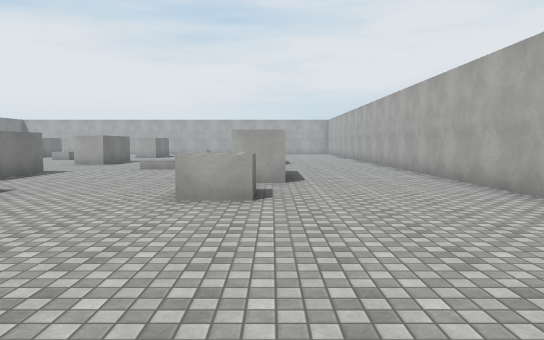
view 1 (above)

21 first-person views from a walk through a scene from a Unity 3-D project. The camera is 1.5 m above the floor, tilts 4° down and sees 70° across. The floor is counted in squares, 2 m on a side. Each view is taken from the middle of a square. On the plan, view 1 faces up. The plan holds only what a view shows up to about 12 squares ahead; the rest is blank. Surface patterns are stand-ins for the level's own textures.

view 2
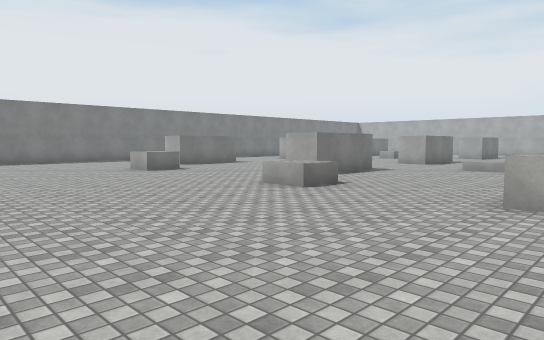

view 3
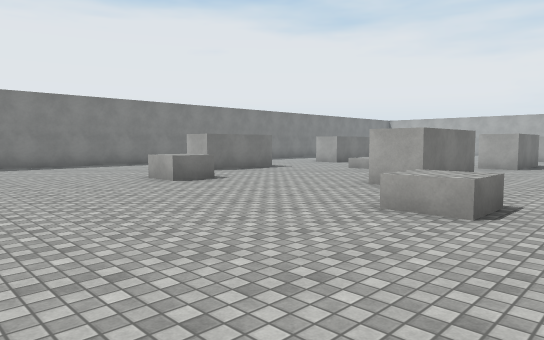

view 4
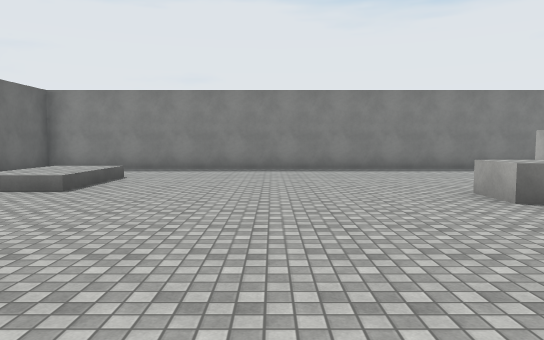

view 5
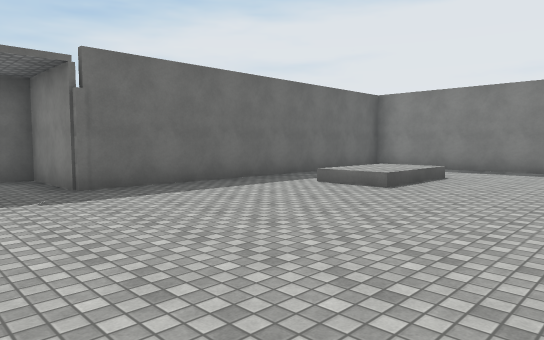

view 6
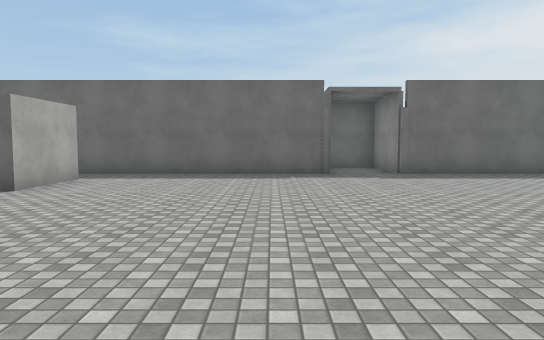

view 7
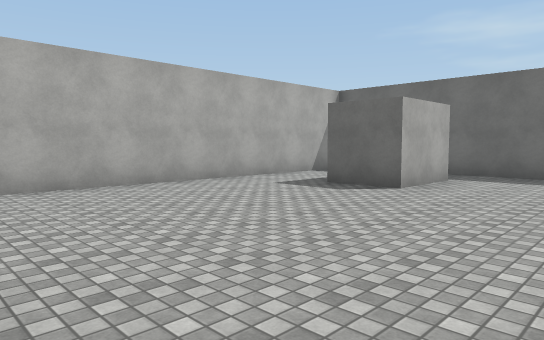

view 8
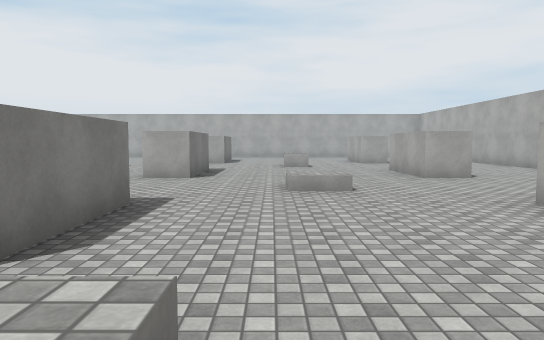

view 9
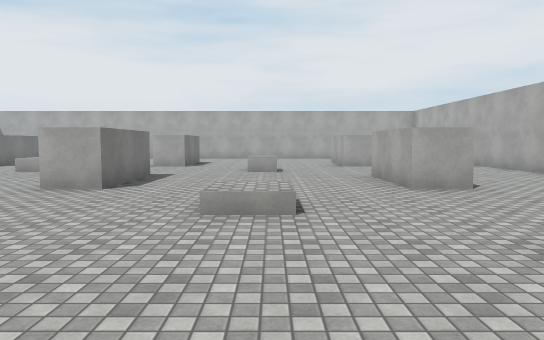

view 10
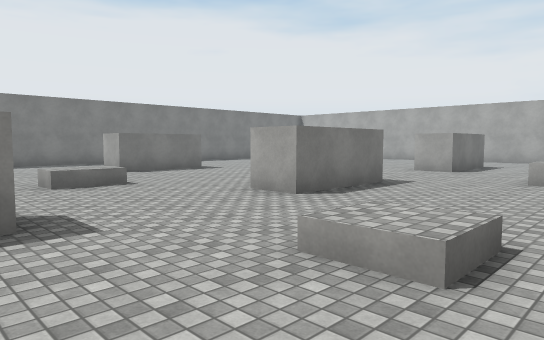

view 11
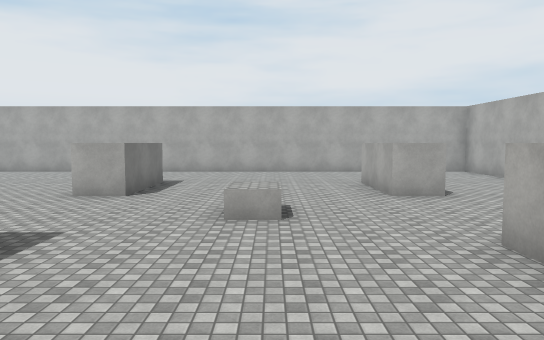

view 12
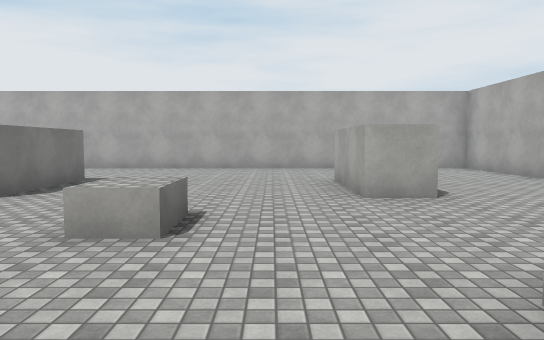

view 13
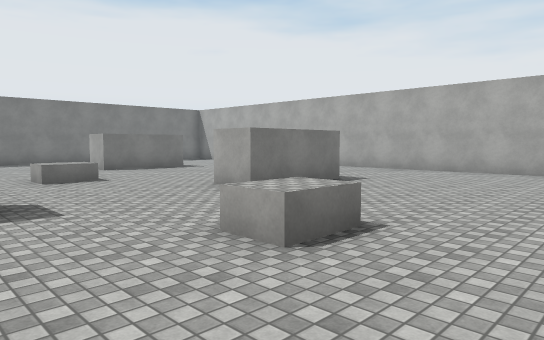

view 14
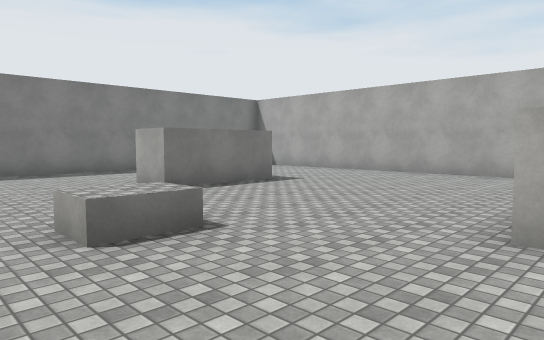

view 15
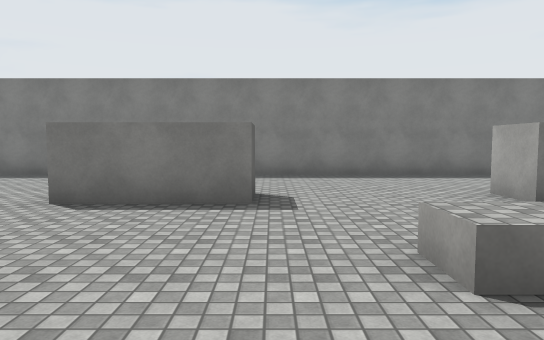

view 16
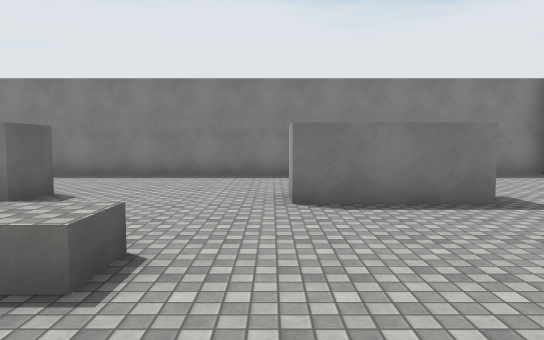

view 17
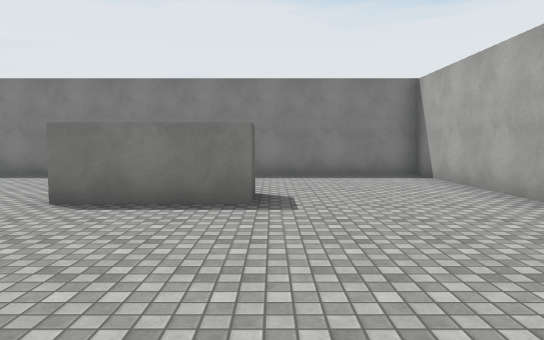

view 18
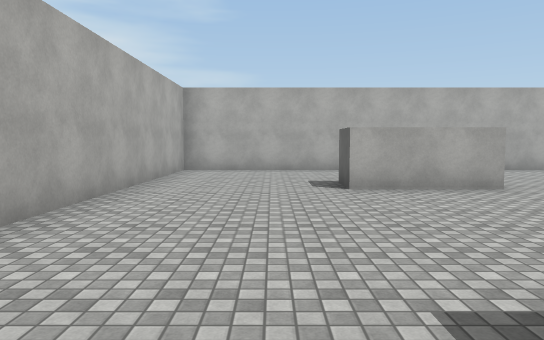

view 19
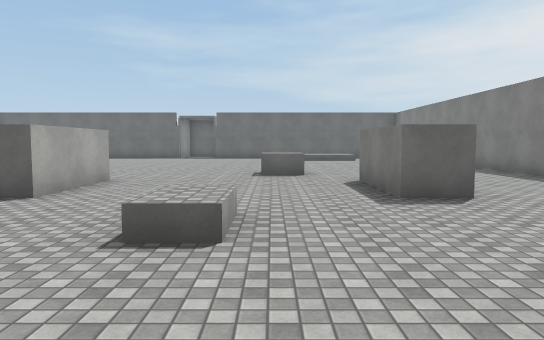

view 20
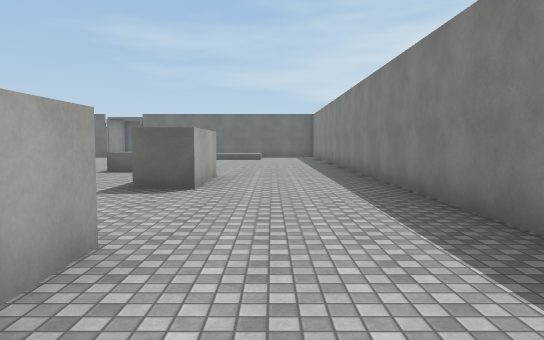

view 21
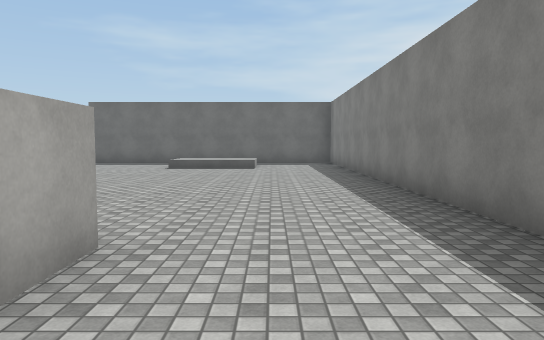

### Floor plan
Points are (right, up) in squares from view 1. A wall is a line through its corners. A room is listed if a view was taken in it or the views show most of it. See-through windows are left out.
Room 1 (views 1, 2, 3, 4, 5, 6, 7, 8, 9, 10, 11, 12, 13, 14, 15, 16, 17, 18, 19, 20, 21)
walls: (-5.7, 9.9) (-5.7, 7.3) (-6.8, 7.3) (-6.8, 9.8) (-6.2, 9.8); (-11.7, 9.8) (-11.7, 7.3) (-12.8, 7.3) (-12.8, 9.8) (-11.7, 9.8); (-5.7, 15.9) (-5.7, 13.3) (-6.8, 13.3); (0.4, 7.3) (-0.8, 7.3); (0.4, 13.3) (-0.7, 13.3) (-0.7, 15.8); (-12.8, 15.8) (-11.7, 15.8) (-11.7, 13.3) (-12.8, 13.3) (-12.8, 14.2); (-5.7, 21.8) (-5.7, 19.3) (-6.8, 19.3); (0.4, 19.3) (-0.7, 19.3) (-0.7, 21.7) (0.2, 21.7); (3.7, 15.5) (3.7, 19.1); (-12.5, 21.7) (-11.7, 21.7) (-11.7, 19.3) (-12.8, 19.3); (-5.5, -4.4) (0.8, -4.4); (0, -3.1) (0, -1) (1.5, -1); (3.7, 21.1) (3.7, 25.4) (-16.2, 25.4) (-16.2, -4.4) (-7.1, -4.4) (-7.1, -6.7) (-5.8, -6.7); (3.7, -4) (3.7, 12.1)
objects: other object (-10, 5) to (-10, 6); other object (-9, 11) to (-9, 12); other object (-9, 17) to (-9, 18); other object (-5, 5) to (-5, 6); other object (-3, 17) to (-3, 18); other object (-1, 5) to (-1, 6)

Where each view was taken, in squares from view 1:
view 1: 0 up, 0 right, facing up
view 2: 0 up, 0 right, facing up-left
view 3: 1 up, 3 left, facing up-left
view 4: 2 up, 5 left, facing left
view 5: 2 up, 5 left, facing down-left
view 6: 5 up, 4 left, facing down
view 7: 5 up, 3 left, facing down-right
view 8: 5 up, 4 left, facing up
view 9: 7 up, 3 left, facing up
view 10: 9 up, 2 left, facing up-left
view 11: 12 up, 3 left, facing up
view 12: 14 up, 2 left, facing up
view 13: 15 up, 1 left, facing up-left
view 14: 16 up, 6 left, facing up-left
view 15: 16 up, 7 left, facing left
view 16: 19 up, 7 left, facing left
view 17: 22 up, 7 left, facing left
view 18: 23 up, 7 left, facing right
view 19: 15 up, 10 left, facing down
view 20: 16 up, 14 left, facing down
view 21: 10 up, 14 left, facing down
